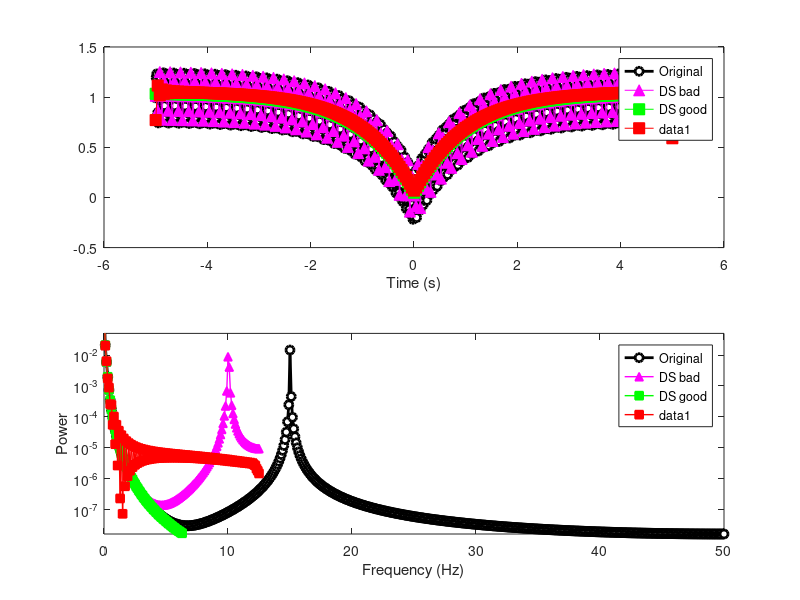

The MATLAB script that drew this image:
%%
%     COURSE: Signal processing problems, solved in MATLAB and Python
%    SECTION: Resampling, interpolating, extrapolating
%      VIDEO: Downsampling
% Instructor: sincxpress.com
%
%%

%% Laplace distribution

% parameters
srate  = 100;
tv     = -5:1/srate:5;
npnts  = length(tv);

% signal components
laplace  = 1-exp(-abs(tv));
fastsine = .25*sin(2*pi*tv*15);

% combine into one signal (no noise)
signal = laplace + fastsine;

% power spectrum (O = original)
hzO = linspace(0,srate/2,floor(npnts/2)+1);
signalO_pow = abs(fft(signal)/npnts).^2;
signalO_pow = signalO_pow(1:length(hzO));


figure(1), clf
subplot(211)
plot(tv,signal,'ko-','linew',2,'markerfacecolor','w','markeredgecolor','k')
xlabel('Time (s)')

subplot(212)
plot(hzO,signalO_pow,'ko-','linew',2,'markerfacecolor','w','markeredgecolor','k')
set(gca,'xlim',[0 50],'ylim',[0 .05],'yscale','lo')
xlabel('Frequency (Hz)'), ylabel('Power')

%% downsample by a factor

dnsampleFactor = 4;
newSrate = srate/dnsampleFactor;

% new time vector after upsampling
newTv = -5:1/newSrate:5;
newPnts = length(newTv);



%%% downsample WITHOUT low-pass filtering (bad idea!!)
signal_dsB = signal(1:dnsampleFactor:end);

% power spectrum (B = bad)
hz_ds = linspace(0,newSrate/2,floor(newPnts/2)+1);
signal_dsB_pow = abs(fft(signal_dsB)/newPnts).^2;
signal_dsB_pow = signal_dsB_pow(1:length(hz_ds));


%%% low-pass filter at new Nyquist frequency! (good idea!!)
fkern = fir1(14*newSrate/2,(newSrate/2)/(srate/2));
fsignal = filtfilt(fkern,1,signal);

% now downsample
signal_dsG = fsignal(1:dnsampleFactor:end);

% power spectrum (G = good)
signal_dsG_pow = abs(fft(signal_dsG)/newPnts).^2;
signal_dsG_pow = signal_dsG_pow(1:length(hz_ds));

fsignal_pow = abs(fft(fsignal)/npnts).^2;
fsignal_pow = fsignal_pow(1:length(hz_ds));




% plot in the time domain
subplot(211), hold on
plot(newTv,.02+signal_dsB,'m^-','markersize',8,'markerfacecolor','m')
plot(newTv,.04+signal_dsG,'gs-','markersize',8,'markerfacecolor','g')
legend({'Original';'DS bad';'DS good'})

% plot in the frequency domain
subplot(212), hold on
plot(hz_ds,signal_dsB_pow,'m^-','linew',1,'markerfacecolor','m','markeredgecolor','m')
plot(hz_ds,signal_dsG_pow,'gs-','linew',1,'markerfacecolor','g','markeredgecolor','g')
legend({'Original';'DS bad';'DS good'})

%% using MATLAB's resample function (signal processing toolbox)

% find p and q coefficients
[p,q] = rat( newSrate/srate );

% use resample function (sigproc toolbox)
signal_dsM = resample(signal,p,q);

% power spectrum (M = MATLAB)
signal_dsM_pow = abs(fft(signal_dsM)/newPnts).^2;
signal_dsM_pow = signal_dsM_pow(1:length(hz_ds));



% and plot it.
subplot(211)
plot(newTv,.06+signal_dsM,'rs-','markersize',8,'markerfacecolor','r')

subplot(212)
plot(hz_ds,signal_dsM_pow,'rs-','linew',1,'markerfacecolor','r','markeredgecolor','r')

%% done.
